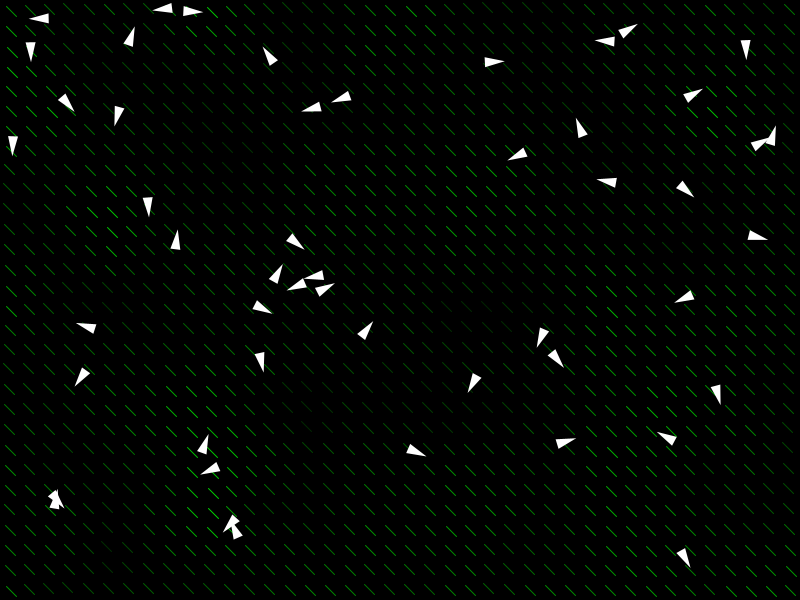
Frame 1 (no input)
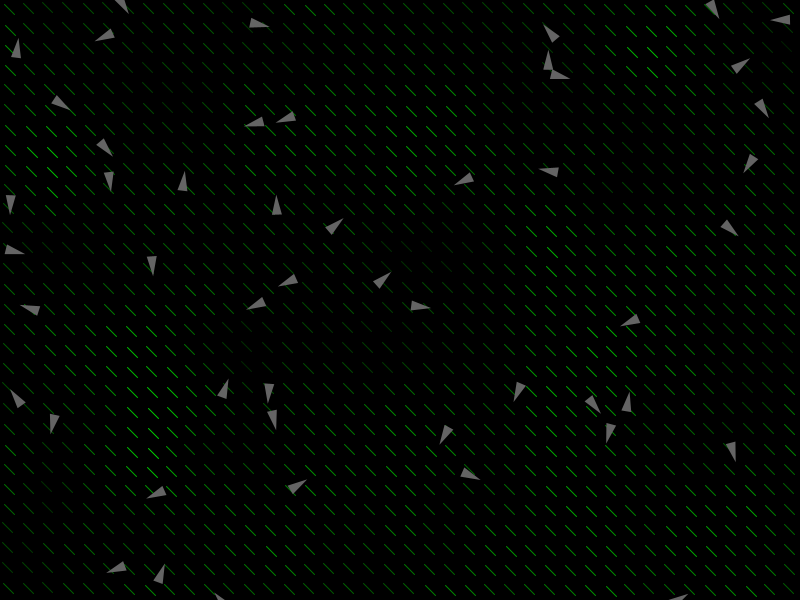
Frame 60 (the mouse pressed at the canvas centre just before this capture)
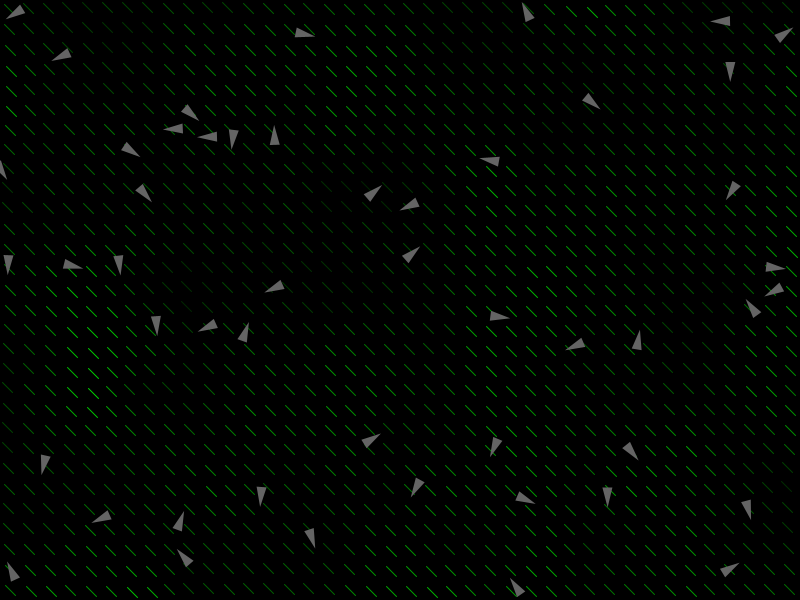
Frame 120 (the mouse held since frame 60 and released just before this capture)

The Processing sketch that drew these frames (run headless with seeded random() and noise(); from frame 60 on, the mouse is pressed at the canvas centre):

// Processing sketch: matrix_starships_battle
// ── matrix_starships_battle.pde
float noiseTime = 0;
ArrayList<Boid> boids;
int numBoids = 50;

void setup() {
  size(800, 600);
  background(0); // Set background to black
  
  // Initialize the flock
  boids = new ArrayList<Boid>();
  for (int i = 0; i < numBoids; i++) {
    boids.add(new Boid(random(width), random(height)));
  }
}

void draw() {
  background(0); // Set background to black
  
  // Update time for Perlin noise
  noiseTime += 0.01;
  
  // Draw moving thin line pattern
  for (int i = 0; i < width; i += 20) {
    for (int j = 0; j < height; j += 20) {
      float noiseVal = noise(i * 0.01 + noiseTime, j * 0.01 + noiseTime);
      stroke(0, noiseVal * 255, 0); // Set line color to green
      float x1 = i + noiseVal * 10;
      float y1 = j + noiseVal * 10;
      float x2 = i + 10 + noiseVal * 10;
      float y2 = j + 10 + noiseVal * 10;
      line(x1, y1, x2, y2);
    }
  }
  
  // Move and display boids
  for (Boid boid : boids) {
    boid.flock(boids);
    boid.update();
    boid.edges();
    boid.display();
  }
}

// Boid class for flocking behavior
class Boid {
  PVector position;
  PVector velocity;
  PVector acceleration;
  float maxForce = 0.1;
  float maxSpeed = 4;
  boolean isWhite = true; // Flag to switch between white and gray
  
  Boid(float x, float y) {
    position = new PVector(x, y);
    velocity = PVector.random2D();
    acceleration = new PVector(0, 0);
  }
  
  void update() {
    velocity.add(acceleration);
    velocity.limit(maxSpeed);
    position.add(velocity);
    acceleration.mult(0);
  }
  
  void applyForce(PVector force) {
    acceleration.add(force);
  }
  
  void flock(ArrayList<Boid> boids) {
    PVector separateForce = separate(boids);
    separateForce.mult(1.5);
    applyForce(separateForce);
  }
  
  void display() {
    if (isWhite) {
      fill(255); // White color
    } else {
      fill(100); // Gray color
    }
    noStroke();
    float angle = velocity.heading() + PI / 2; // Rotate arrow in the direction of velocity
    pushMatrix();
    translate(position.x, position.y);
    rotate(angle);
    beginShape();
    vertex(0, -10);
    vertex(5, 10);
    vertex(-5, 10);
    endShape(CLOSE);
    popMatrix();
    // Flicker between white and gray
    isWhite = !isWhite;
  }
  
  void edges() {
    if (position.x > width) position.x = 0;
    else if (position.x < 0) position.x = width;
    if (position.y > height) position.y = 0;
    else if (position.y < 0) position.y = height;
  }
  
  PVector separate(ArrayList<Boid> boids) {
    float desiredSeparation = 25;
    PVector sum = new PVector();
    int count = 0;
    for (Boid other : boids) {
      float d = PVector.dist(position, other.position);
      if (d > 0 && d < desiredSeparation) {
        PVector diff = PVector.sub(position, other.position);
        diff.normalize();
        diff.div(d);
        sum.add(diff);
        count++;
      }
    }
    if (count > 0) {
      sum.div((float) count);
      sum.normalize();
      sum.mult(maxSpeed);
      sum.sub(velocity);
      sum.limit(maxForce);
    }
    return sum;
  }
}
